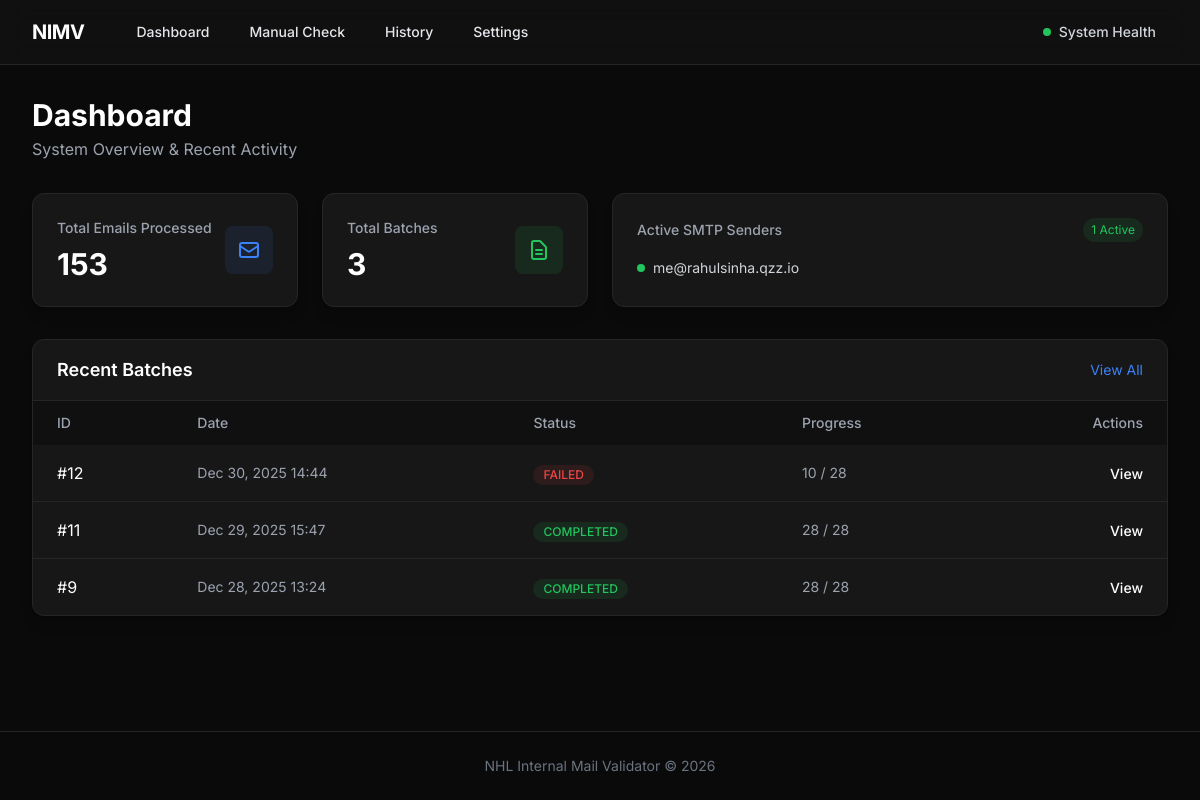
The app's page /, older data.
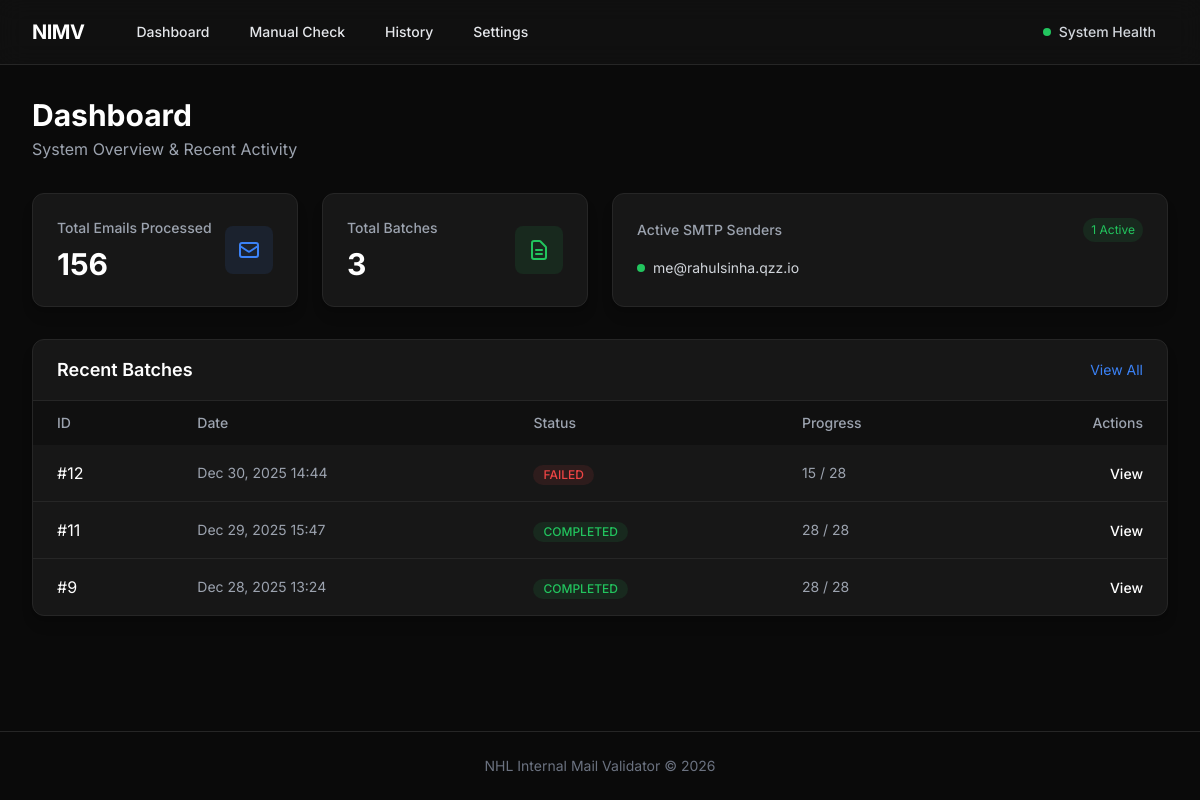
The same page, newer data.
### validator/models.py (models this page shows, shortened)
class ValidationBatch(models.Model):
    created_at = models.DateTimeField(auto_now_add=True)
    csv_file = models.FileField(upload_to='uploads/')
    status = models.CharField(max_length=20, default='PENDING', choices=[
        ('PENDING', 'Pending'),
        ('PROCESSING', 'Processing'),
        ('COMPLETED', 'Completed'),
        ('FAILED', 'Failed')
    ])
    total_emails = models.IntegerField(default=0)
    processed_emails = models.IntegerField(default=0)
    current_processing_email = models.CharField(max_length=255, blank=True, null=True, default='')

### web/views.py (the view)
# urls.py: path('', views.dashboard, name='dashboard'),
def dashboard(request):
    total_emails = EmailResult.objects.count()
    total_batches = ValidationBatch.objects.count()
    recent_batches = ValidationBatch.objects.order_by('-created_at')[:5]
    context = {
        'total_emails': total_emails,
        'total_batches': total_batches,
        'recent_batches': recent_batches,
        'smtp_senders': list(SMTPSender.objects.filter(is_active=True).values_list('email', flat=True)) or getattr(settings, 'SMTP_LIST', [])
    }
    return render(request, 'web/dashboard.html', context)

### templates/web/dashboard.html (shortened to what the changed rows need)
{% extends 'base.html' %}
{% block content %}
<div class="space-y-8">
    <div>
        <h1 class="text-3xl font-bold text-white">Dashboard</h1>
    </div>
    <div class="grid grid-cols-1 md:grid-cols-2 lg:grid-cols-4 gap-6">
        <div class="bg-dark-800 border border-dark-700 rounded-xl p-6 shadow-lg">
            <div class="flex items-center justify-between">
                <div>
                    <p class="text-sm font-medium text-gray-400">Total Emails Processed</p>
                    <p class="text-3xl font-bold text-white mt-2">{{ total_emails }}</p>
                </div>
            </div>
        </div>
    </div>
    <div class="bg-dark-800 border border-dark-700 rounded-xl shadow-lg overflow-hidden">
        <div class="px-6 py-4 border-b border-dark-700 flex justify-between items-center">
            <h2 class="text-lg font-semibold text-white">Recent Batches</h2>
        </div>
        <div class="overflow-x-auto">
            <table class="w-full text-left">
                <thead>
                    <tr class="bg-dark-900/50 text-gray-400 text-sm">
                        <th class="px-6 py-3 font-medium">ID</th>
                        <th class="px-6 py-3 font-medium">Date</th>
                        <th class="px-6 py-3 font-medium">Status</th>
                        <th class="px-6 py-3 font-medium">Progress</th>
                        <th class="px-6 py-3 font-medium text-right">Actions</th>
                    </tr>
                </thead>
                <tbody class="divide-y divide-dark-700">
                    {% for batch in recent_batches %}
                    <tr class="hover:bg-dark-700/50 transition-colors">
                        <td class="px-6 py-4 text-white">#{{ batch.id }}</td>
                        <td class="px-6 py-4 text-gray-400 text-sm">{{ batch.created_at|date:"M d, Y H:i" }}</td>
                        <td class="px-6 py-4">
                            <span class="inline-flex items-center px-2.5 py-0.5 rounded-full text-xs font-medium
                                {% if batch.status == 'COMPLETED' %}bg-green-500/10 text-green-500
                                {% elif batch.status == 'PROCESSING' %}bg-blue-500/10 text-blue-500
                                {% elif batch.status == 'FAILED' %}bg-red-500/10 text-red-500
                                {% else %}bg-gray-500/10 text-gray-400{% endif %}">
                                {{ batch.status }}
                            </span>
                        </td>
                        <td class="px-6 py-4 text-gray-400 text-sm">
                            {{ batch.processed_emails }} / {{ batch.total_emails }}
                        </td>
                        <td class="px-6 py-4 text-right">
                            <a href="{% url 'batch_detail' batch.id %}"
                                class="text-white hover:text-accent-500 font-medium text-sm">View</a>
                        </td>
                    </tr>
                    {% empty %}
                    <tr>
                        <td colspan="5" class="px-6 py-8 text-center text-gray-500">No batches yet.</td>
                    </tr>
                    {% endfor %}
                </tbody>
            </table>
        </div>
    </div>
</div>
{% endblock %}

Row changes from the older to the newer data that the page shows:
changed ValidationBatch "Dec 30, 2025 14:44": processed_emails "10" → "15"
Text that changed along with them:
{{ total_emails }}: "153" → "156"
